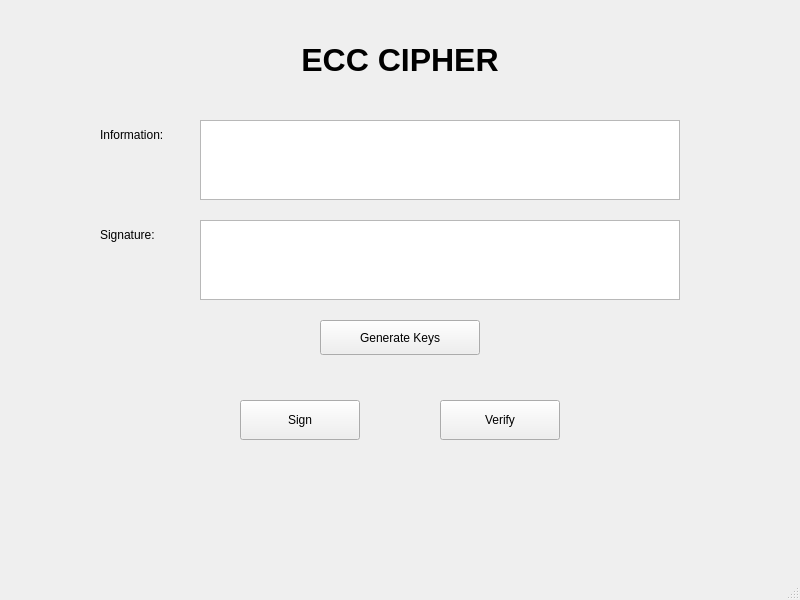
<?xml version="1.0" encoding="UTF-8"?>
<ui version="4.0">
 <class>MainWindow</class>
 <widget class="QMainWindow" name="MainWindow">
  <property name="geometry">
   <rect>
    <x>0</x>
    <y>0</y>
    <width>800</width>
    <height>600</height>
   </rect>
  </property>
  <property name="windowTitle">
   <string>ECC Signature</string>
  </property>
  <widget class="QWidget" name="centralwidget">

   <!-- Tiêu đề chính -->
   <widget class="QLabel" name="label">
    <property name="geometry">
     <rect>
      <x>250</x>
      <y>30</y>
      <width>300</width>
      <height>60</height>
     </rect>
    </property>
    <property name="font">
     <font>
      <pointsize>24</pointsize>
      <bold>true</bold>
     </font>
    </property>
    <property name="alignment">
     <set>Qt::AlignCenter</set>
    </property>
    <property name="text">
     <string>ECC CIPHER</string>
    </property>
   </widget>

   <!-- Thông tin -->
   <widget class="QLabel" name="label_2">
    <property name="geometry">
     <rect>
      <x>100</x>
      <y>120</y>
      <width>100</width>
      <height>30</height>
     </rect>
    </property>
    <property name="text">
     <string>Information:</string>
    </property>
   </widget>
   <widget class="QTextEdit" name="txt_infor">
    <property name="geometry">
     <rect>
      <x>200</x>
      <y>120</y>
      <width>480</width>
      <height>80</height>
     </rect>
    </property>
   </widget>

   <!-- Chữ ký -->
   <widget class="QLabel" name="label_3">
    <property name="geometry">
     <rect>
      <x>100</x>
      <y>220</y>
      <width>100</width>
      <height>30</height>
     </rect>
    </property>
    <property name="text">
     <string>Signature:</string>
    </property>
   </widget>
   <widget class="QTextEdit" name="txt_sig">
    <property name="geometry">
     <rect>
      <x>200</x>
      <y>220</y>
      <width>480</width>
      <height>80</height>
     </rect>
    </property>
   </widget>

   <!-- Nút tạo khóa -->
   <widget class="QPushButton" name="btn_gen_ks">
    <property name="geometry">
     <rect>
      <x>320</x>
      <y>320</y>
      <width>160</width>
      <height>35</height>
     </rect>
    </property>
    <property name="text">
     <string>Generate Keys</string>
    </property>
   </widget>

   <!-- Nút ký -->
   <widget class="QPushButton" name="btn_sign">
    <property name="geometry">
     <rect>
      <x>240</x>
      <y>400</y>
      <width>120</width>
      <height>40</height>
     </rect>
    </property>
    <property name="text">
     <string>Sign</string>
    </property>
   </widget>

   <!-- Nút xác thực -->
   <widget class="QPushButton" name="btn_ve">
    <property name="geometry">
     <rect>
      <x>440</x>
      <y>400</y>
      <width>120</width>
      <height>40</height>
     </rect>
    </property>
    <property name="text">
     <string>Verify</string>
    </property>
   </widget>

  </widget>
  <widget class="QMenuBar" name="menubar">
   <property name="geometry">
    <rect>
     <x>0</x>
     <y>0</y>
     <width>800</width>
     <height>26</height>
    </rect>
   </property>
  </widget>
  <widget class="QStatusBar" name="statusbar"/>
 </widget>
 <resources/>
 <connections/>
</ui>
